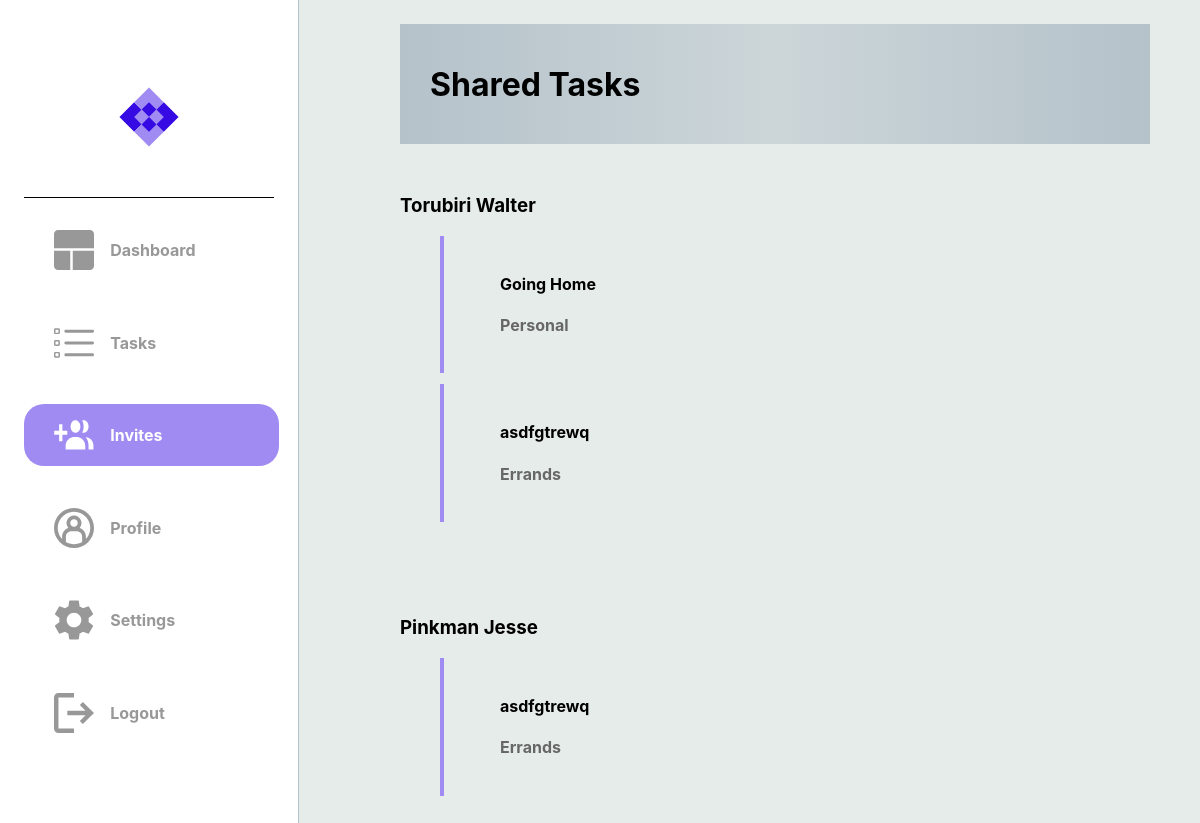
Page /invites (signed in) on the earlier database version.
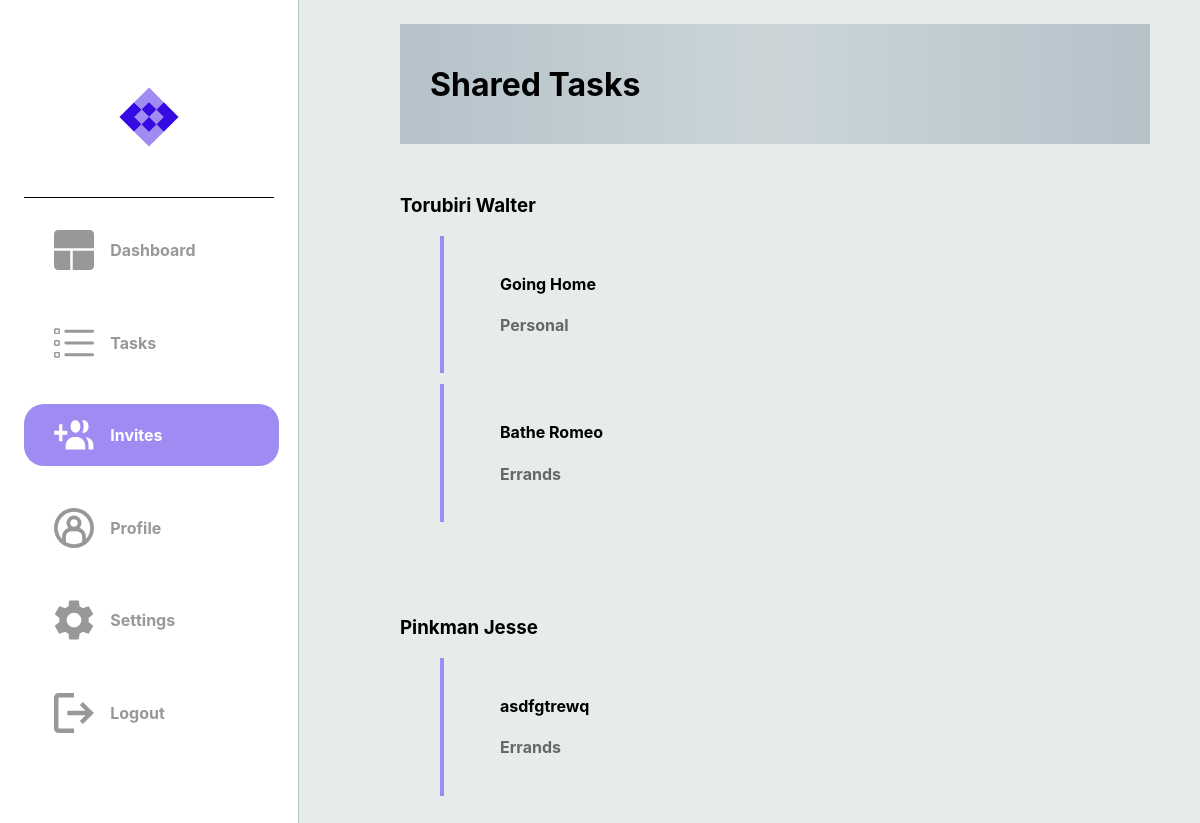
Same page on the later database version.
### dotask/models.py (models this page shows)
class User(db.Model, UserMixin):
    __tablename__ = "user"
    id = db.Column(db.Integer, primary_key=True)
    email = db.Column(db.String(50), nullable=False, unique=True)
    password = db.Column(db.String(30), nullable=False)
    username = db.Column(db.String(30), nullable=False, unique=True)
    first_name = db.Column(db.String(30), nullable=False)
    last_name = db.Column(db.String(30), nullable=False)
    assigned_tasks = relationship('Task', secondary=user_task, backref='assigned_to')

class Task(db.Model):
    __tablename__ = "task"
    id = db.Column(db.Integer, primary_key=True)
    title = db.Column(db.String(100), nullable=False)
    description = db.Column(db.String(400), nullable=False)
    due_date = db.Column(db.Date, nullable=False)
    status = db.Column(Enum(TaskStatus))
    tag = db.Column(Enum(TaskTag))
    users = relationship('User', secondary=user_task, backref='tasks')

### dotask/routes.py (the view)
@app.route("/invites")
@login_required
def hello_invites():
    try:
        tasks = current_user.tasks
        shared_tasks = {}
        for task in tasks:
            for user in task.users:
                if user.id != current_user.id:
                    if user.id not in shared_tasks:
                        shared_tasks[user.id] = {'user': user, 'tasks': []}
                    shared_tasks[user.id]['tasks'].append(task)
        if shared_tasks:
            return render_template('invites.html', current_user=current_user, shared_tasks=shared_tasks, tasks=tasks)
        else:
            return render_template('dashboard..html')
    except:
        flash
        return render_template('invites.html')

### dotask/routes.py (called while the page is built)
@app.after_request
def after_request(response):
    response.headers["Cache-Control"] = "no-cache, no-store, must-revalidate"
    return response

@login_manager.user_loader
def load_user(user_id):
    return User.query.get(user_id)

### dotask/templates/invites.html (shortened to what this page needs)
<!DOCTYPE html>
<html lang="en">
<head>
    {% extends "layout.html" %}
    {% block head %}
        <link rel="stylesheet" {% block css_tab_colour %} href="../static/page_css_folder/invites.css" {% endblock %}/>
    {% endblock %}
    {% block invites_image_colour %}
        <a class="a5" href="{{ url_for('hello_invites') }}">
            <div id="logos">
                <img class="imgs" src="../static/invites_active.svg">
                <h4 class="sidebar-text">Invites</h4>
            </div>
        </a>
    {% endblock invites_image_colour %}
    {% block nav_title %}
    <div class="nav_title">
        <h1>Shared Tasks</h1>
    </div>
    {% endblock nav_title %}
    {% block tasks %}
    {% if shared_tasks %}
        {% for user_id, shared in shared_tasks.items() %}
            <h3> {{ shared.user.last_name }} {{ shared.user.first_name }}</h3>
            <ul>
                {% for task in shared.tasks %}
                <a href="{{ url_for('hello_each_task', task_id=task['id']) }}">
                    <div class="message-box">
                        <div class="message">
                            <h4> {{ task['title'] }} </h4>
                            <h4 style="color: #676767;"> {{ task.tag.name }} </h4>
                        </div>
                    </div>
                    </a>
                {% endfor %}
            </ul>
            <br>
            <br>
            <br>
        {% endfor %}
    {% else %}
        <div class="message-box">
            <div class="message">
                <h2>No Shared Tasks Yet</h2>
            </div>
        </div>
    {% endif %}
    {% endblock tasks %}

Differences in the rows shown:
no longer on one of the page's lists (row edited): Task: title "asdfgtrewq", tag.name "Errands"
now on this page (row edited): Task: title "Bathe Romeo", tag.name "Errands", shown under "Torubiri"
